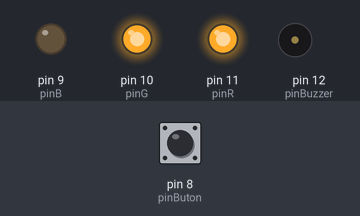
Simulated run of this sketch. Board: Arduino Uno, built with avr-gcc and run on an emulated ATmega328P. Shown: output pins drawn as LEDs (lit = HIGH), buzzer (waves = sounding, pin HIGH). Inputs (shaded band) come from the test bench; at power-on: pin 8 (pinButon) LOW.

Above: at 2.8 s.
2.9 s: pin 8 (pinButon) pulled HIGH for 1.2 s
At 3.8 s:
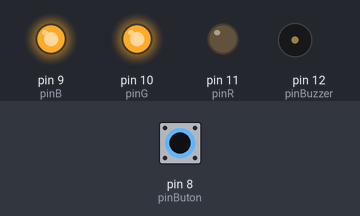
6.4 s: pin 8 (pinButon) pulled HIGH for 3.2 s
At 7.9 s:
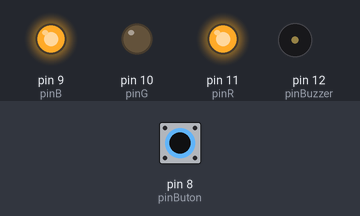
Timing chart, 0 to 17.1 s (numbered marks = the images above; inputs shaded):
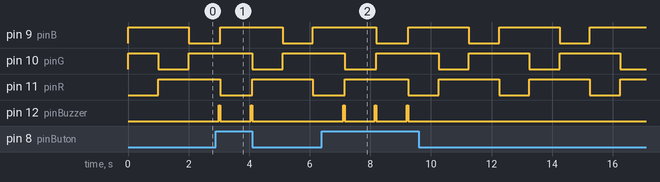

The sketch:

Buzzer.ino
```cpp
int pinR = 11;
int pinG = 10;
int pinB = 9 ;
boolean anodo_comum = true;

int pinButon = 8;

int pinBuzzer = 12;

void setup() {
  // put your setup code here, to run once:
pinMode(pinR, OUTPUT);
pinMode(pinG, OUTPUT);
pinMode(pinB, OUTPUT);

pinMode(pinButon, INPUT);

pinMode(pinBuzzer,OUTPUT);
}

void loop() {
  // put your main code here, to run repeatedly:

setColor(255,0,0);
delay(1000);
setColor(0,255,0);
delay(1000);
setColor(0,0,255);
delay(1000);
}

 void butonBuzzer(){
  int stats = digitalRead(pinButon);
      if(stats == HIGH){
      digitalWrite(pinBuzzer,1000);
      delay(50);
      digitalWrite(pinBuzzer,LOW);
    }else{
      digitalWrite(pinBuzzer,LOW);
    }
 }

  void setColor(int red, int green, int blue){
  if(anodo_comum == true){
    red = 255 - red;
    green = 255 - green;
    blue = 255 - blue;
    }
    butonBuzzer();
    analogWrite(pinR, red);
    analogWrite(pinG, green);
    analogWrite(pinB, blue);
  }
```

Measured:
- after the input at 2.9 s, pin 12 (pinBuzzer): alternates HIGH for 0.05 s and LOW for 1.0 s, 4 changes in all, then stays LOW, starting after 0.10 s
- after the input at 6.4 s, pin 12 (pinBuzzer): alternates HIGH for 0.05 s and LOW for 1.0 s, 6 changes in all, then stays LOW, starting after 0.70 s
- by itself, pin 9 (pinB), pin 10 (pinG), pin 11 (pinR): alternates HIGH for 2.0 s and LOW for 1.0 s
